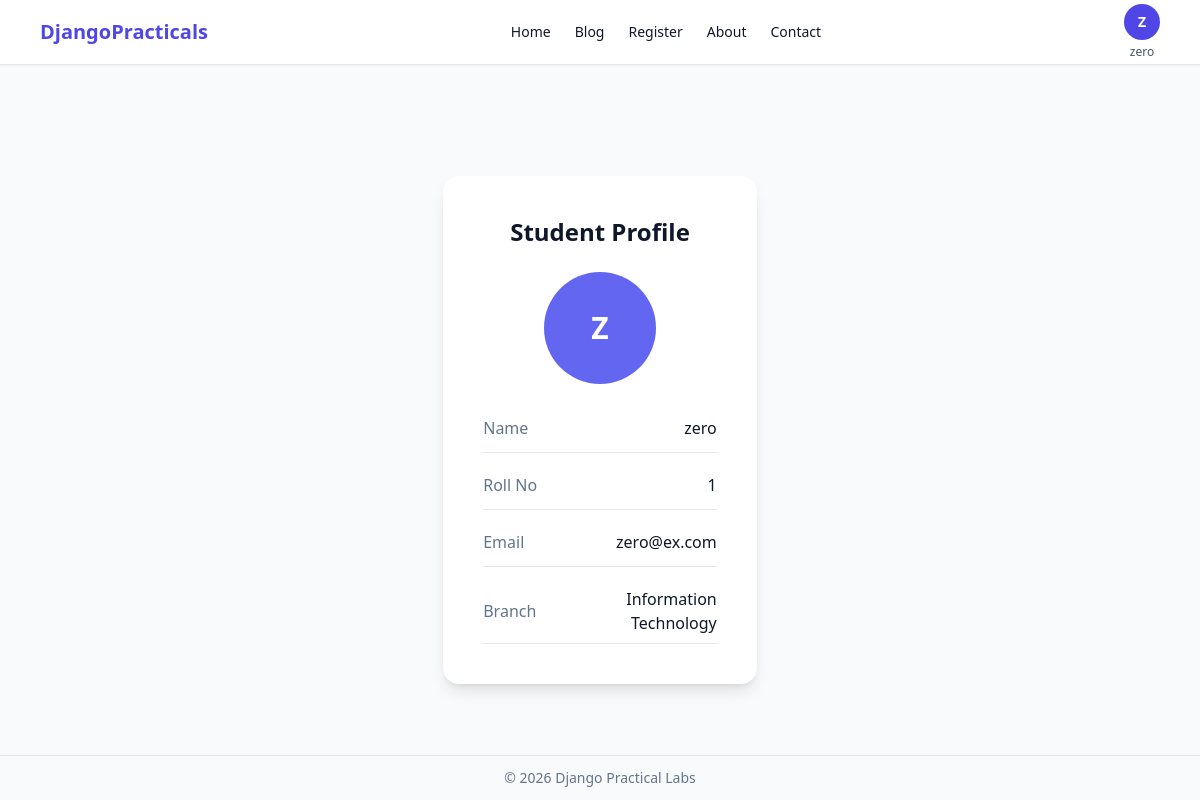
/profile/ (signed in), run on the app's committed database.
### myapp/models.py (models this page shows, shortened)
class Student(models.Model):
    name = models.CharField(max_length=100)
    roll_no = models.CharField(max_length=20)
    email = models.EmailField()
    branch = models.CharField(max_length=50)
    image = models.ImageField(upload_to='students/', blank=True, null=True)

### myapp/views.py (the view)
# urls.py: path('profile/', views.profile, name='profile'),
@login_required(login_url='login')
def profile(request):
    student, created = Student.objects.update_or_create(
        roll_no=request.user.id,
        defaults={
            'name': request.user.get_full_name() or request.user.username,
            'email': request.user.email,
            'branch': 'Information Technology'
        }
    )
    context = {'student': student}
    return render(request, 'profile.html', context)

### myapp/templates/profile.html (shortened to what this page needs)
{% extends 'base.html' %}
{% block content %}
<div class="max-w-md mx-auto bg-white p-10 rounded-2xl shadow-lg text-center mt-10">
    <h3 class="text-2xl font-bold text-slate-900 mb-6">
        Student Profile
    </h3>
    {% if student %}
        <div class="flex justify-center mb-6">
            {% if student.image %}
                <img src="{{ student.image.url }}"
                     class="w-28 h-28 rounded-full object-cover border-4 border-indigo-500 shadow">
            {% else %}
                <div class="w-28 h-28 rounded-full bg-indigo-500 text-white flex items-center justify-center text-3xl font-bold">
                    {{ student.name|first|upper }}
                </div>
            {% endif %}
        </div>
        <div class="mt-8 space-y-5 text-left">
            <div class="flex justify-between items-center border-b pb-3">
                <span class="text-slate-500">Name</span>
                <span class="font-medium">{{ student.name }}</span>
            </div>
            <div class="flex justify-between items-center border-b pb-3">
                <span class="text-slate-500">Roll No</span>
                <span class="font-medium">{{ student.roll_no }}</span>
            </div>
            <div class="flex justify-between items-center border-b pb-3">
                <span class="text-slate-500">Email</span>
                <span class="font-medium">{{ student.email }}</span>
            </div>
            <div class="flex justify-between items-center border-b pb-2">
    <span class="text-slate-500">Branch</span>
    <span class="font-medium text-right max-w-[60%]">
        {{ student.branch }}
    </span>
</div>
        </div>
    {% else %}
        <p class="text-slate-500 mt-6">No student data found.</p>
    {% endif %}
</div>
{% endblock %}

### templates/base.html (shortened to what this page needs)
<!DOCTYPE html>
<html lang="en">
<head>
    <script src="https://cdn.tailwindcss.com"></script>
</head>
<body class="bg-slate-50 text-slate-900 min-h-screen flex flex-col">
<nav class="bg-white border-b border-slate-200 shadow-sm">
    <div class="max-w-6xl mx-auto px-4 flex justify-between items-center h-16">
        <a class="text-xl font-bold text-indigo-600" href="{% url 'myapp:home' %}">
            DjangoPracticals
        </a>
        <div class="hidden md:flex gap-6 text-sm font-medium">
            <a class="hover:text-indigo-600" href="{% url 'myapp:home' %}">Home</a>
            <a class="hover:text-indigo-600" href="{% url 'blog:post_list' %}">Blog</a>
            <a class="hover:text-indigo-600" href="{% url 'registration:register' %}">Register</a>
            <a class="hover:text-indigo-600" href="{% url 'myapp:about' %}">About</a>
            <a class="hover:text-indigo-600" href="{% url 'myapp:contact' %}">Contact</a>
        </div>
        <div class="relative text-sm">
            {% if user.is_authenticated %}
                <button id="profileBtn" class="flex flex-col items-center focus:outline-none">
                    <div class="w-9 h-9 rounded-full bg-indigo-600 text-white flex items-center justify-center font-semibold">
                        {{ user.username|first|upper }}
                    </div>
                    <span class="text-xs text-slate-600 mt-1">
                        {{ user.username }}
                    </span>
                </button>
            {% else %}
                <a class="hover:text-indigo-600" href="{% url 'login' %}">Login</a>
                <a class="bg-indigo-600 text-white px-4 py-1.5 rounded-lg hover:bg-indigo-500"
                   href="{% url 'signup' %}">
                    Signup
                </a>
            {% endif %}
        </div>
    </div>
</nav>
<main class="flex-1 flex items-center justify-center px-4 py-6">
    {% block content %}{% endblock %}
</main>
<footer class="py-3 text-center text-sm text-slate-500 border-t">
    &copy; {% now "Y" %} Django Practical Labs
</footer>
</body>
</html>

### data on the page
Student: name|first "Z", name "zero", roll_no "1", email "zero@ex.com", branch "Information Technology"

### other printed values
{{ user.username|first|upper }} "Z"
{{ user.username }} "zero"
